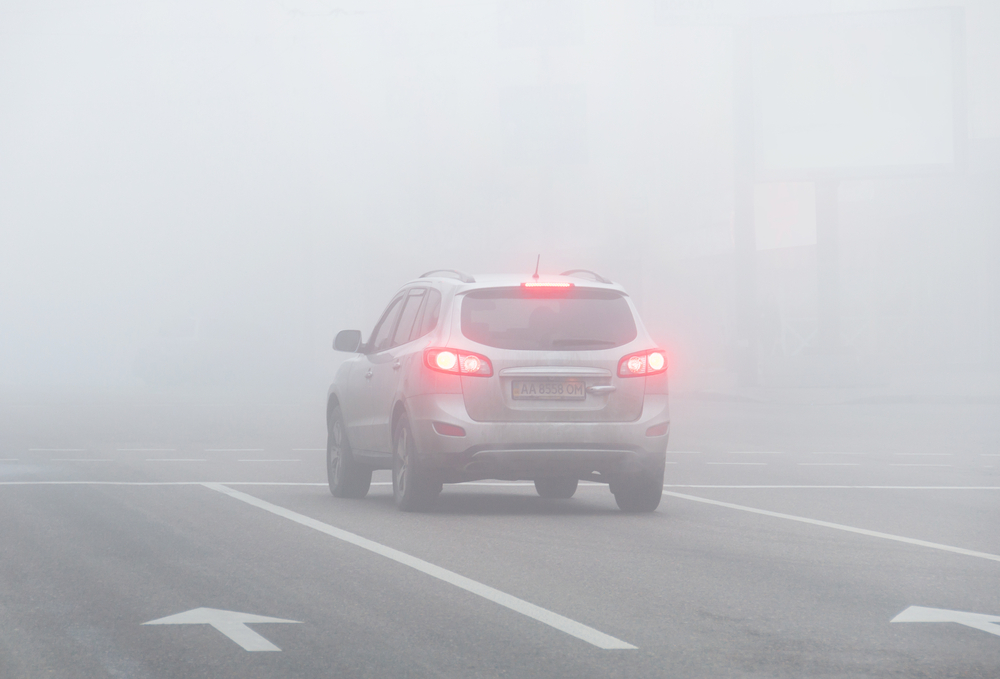
#> input picture Images/fcar.jpg, 1000 x 679 px, found by its file name
$ jupyter execute Fog_Detection.ipynb   (shell and % lines are left out)   (older library calls are emulated)
#> lines starting #> are read from the running program, lines starting #| are printed output that depends on the picture; after the words box and inside, x2 and y2 are one past the last pixel; in counts of white or black regions, pixels touching at a corner belong together
<a href="https://colab.research.google.com/github/Meenaloshinielayaraja/Fog-detection/blob/main/Fog_Detection.ipynb" target="_parent"></a>

[cell 1]
import cv2
import numpy as np
import matplotlib.pyplot as plt

[cell 2]
image = cv2.imread("/content/fcar.jpg")
#> image is the input picture: shape (679, 1000, 3); mean B, G, R 203.7, 199.5, 199.3
plt.imshow(image)

[cell 3]
gray = cv2.cvtColor(image, cv2.COLOR_BGR2GRAY)

# show the grayscale image
plt.imshow(gray, cmap="gray")
plt.show()

[cell 4]
edges = cv2.Canny(gray, threshold1=30, threshold2=100)
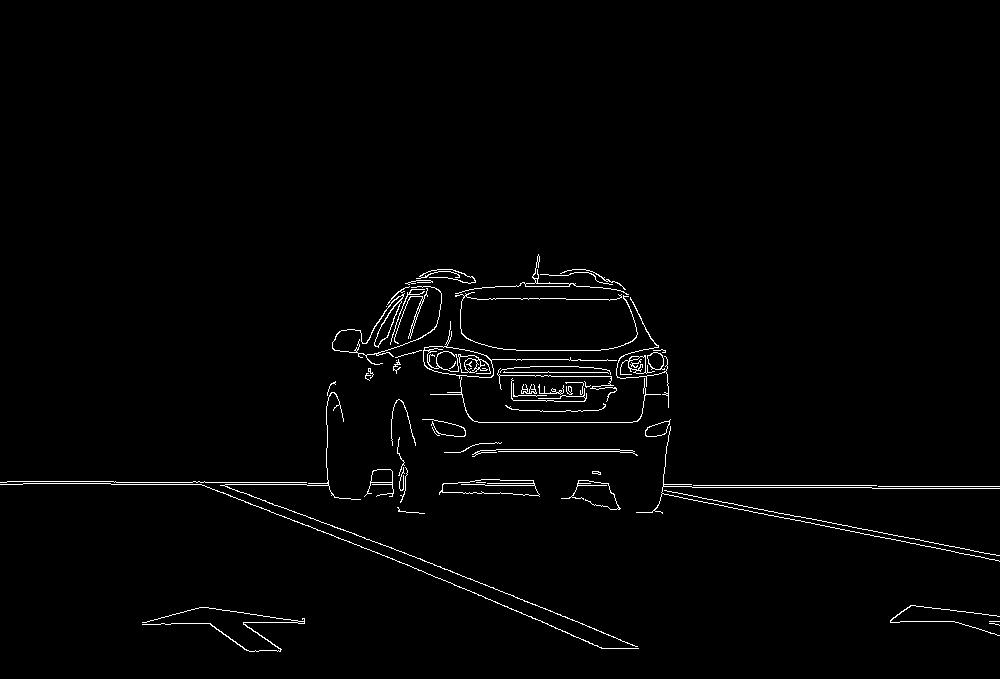
#> edges: shape (679, 1000); 1.5% white in thin lines or dots, all inside (x1, y1, x2, y2) = (0, 254, 1000, 652)
plt.imshow(edges)

[cell 5]
import cv2
import matplotlib.pyplot as plt

# Read the original image
img = cv2.imread('F:/ROAR/fcar.jpg')
# converting because opencv uses BGR as default
RGB_img = cv2.cvtColor(img, cv2.COLOR_BGR2RGB)
plt.imshow(RGB_img)

[cell 6]
# converting to gray scale
gray = cv2.cvtColor(RGB_img, cv2.COLOR_BGR2GRAY)

# remove noise
img = cv2.GaussianBlur(gray,(3,3),0)

# convolute with sobel kernels
sobelx = cv2.Sobel(img,cv2.CV_64F,1,0,ksize=5)  # x
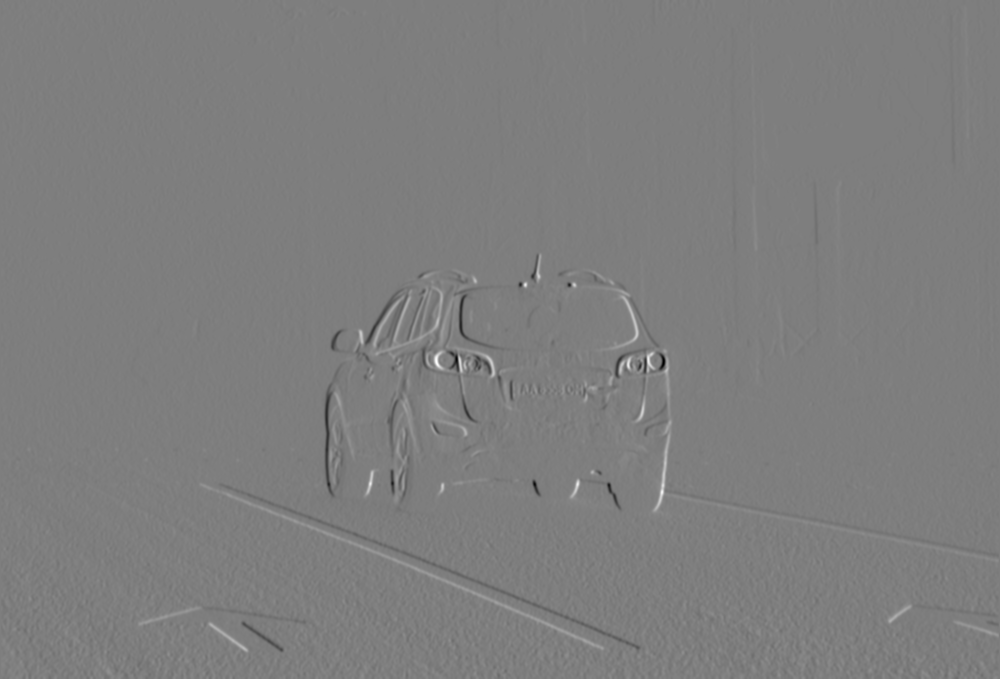
#> sobelx: shape (679, 1000) float64; min -2613, max 2659, mean 0.4; drawn with min black and max white
sobely = cv2.Sobel(img,cv2.CV_64F,0,1,ksize=5)  # y
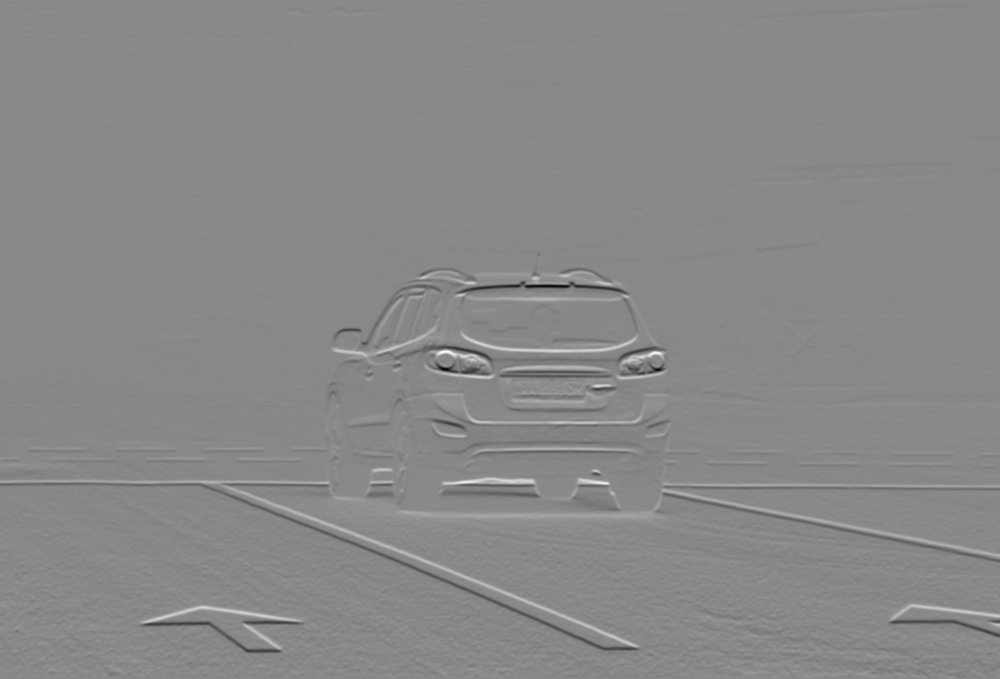
#> sobely: shape (679, 1000) float64; min -3493, max 2987, mean -17.1; drawn with min black and max white

#Plotting images
plt.imshow(sobelx)
plt.title("Sobel-x edge detection")

plt.imshow(sobely)
plt.title("Sobel-y edge detection")
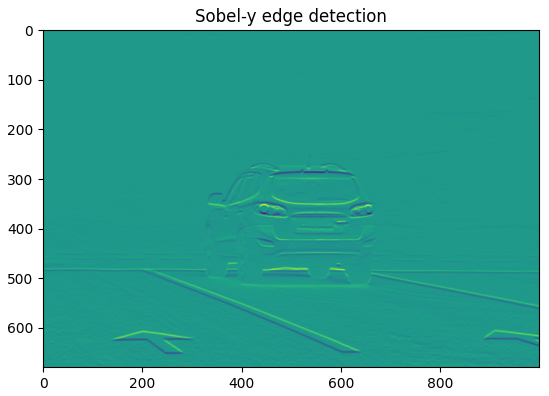
#> figure drawn by matplotlib, 1 panel
